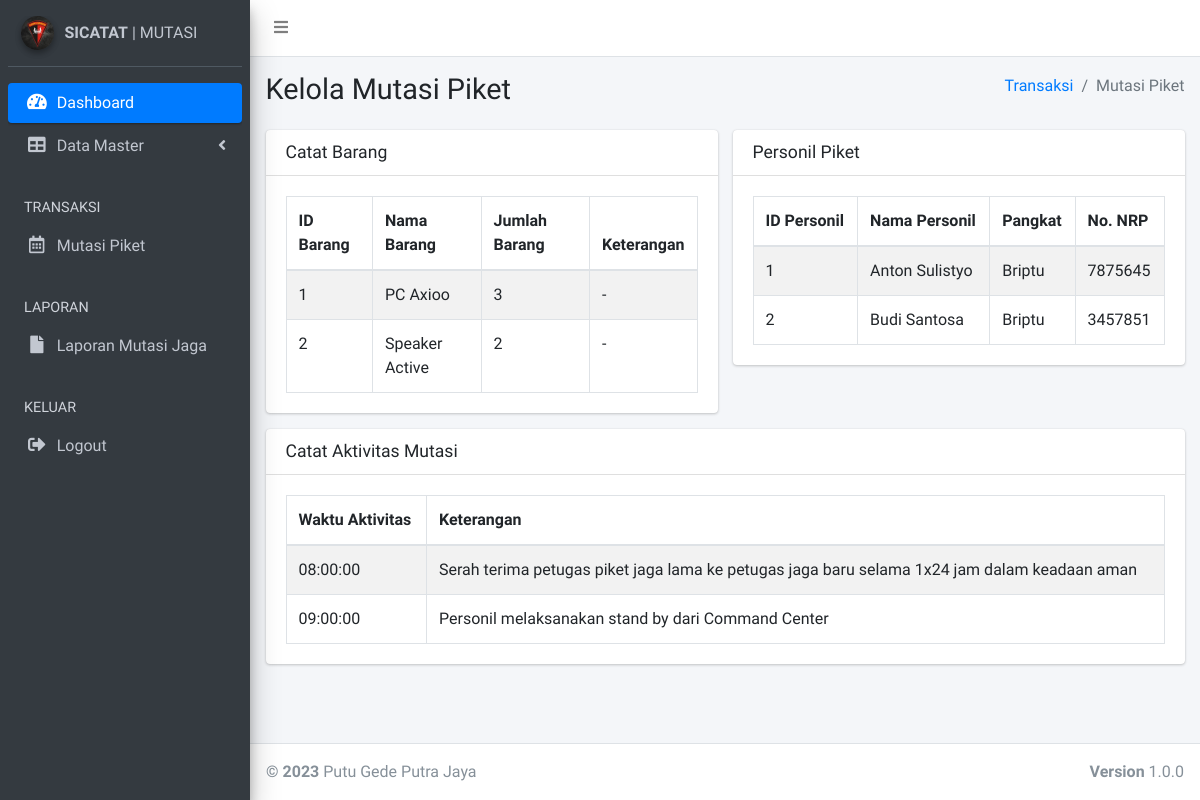
The page /history_mutasijaga.php?id=1 (signed in) on the database as committed earlier.
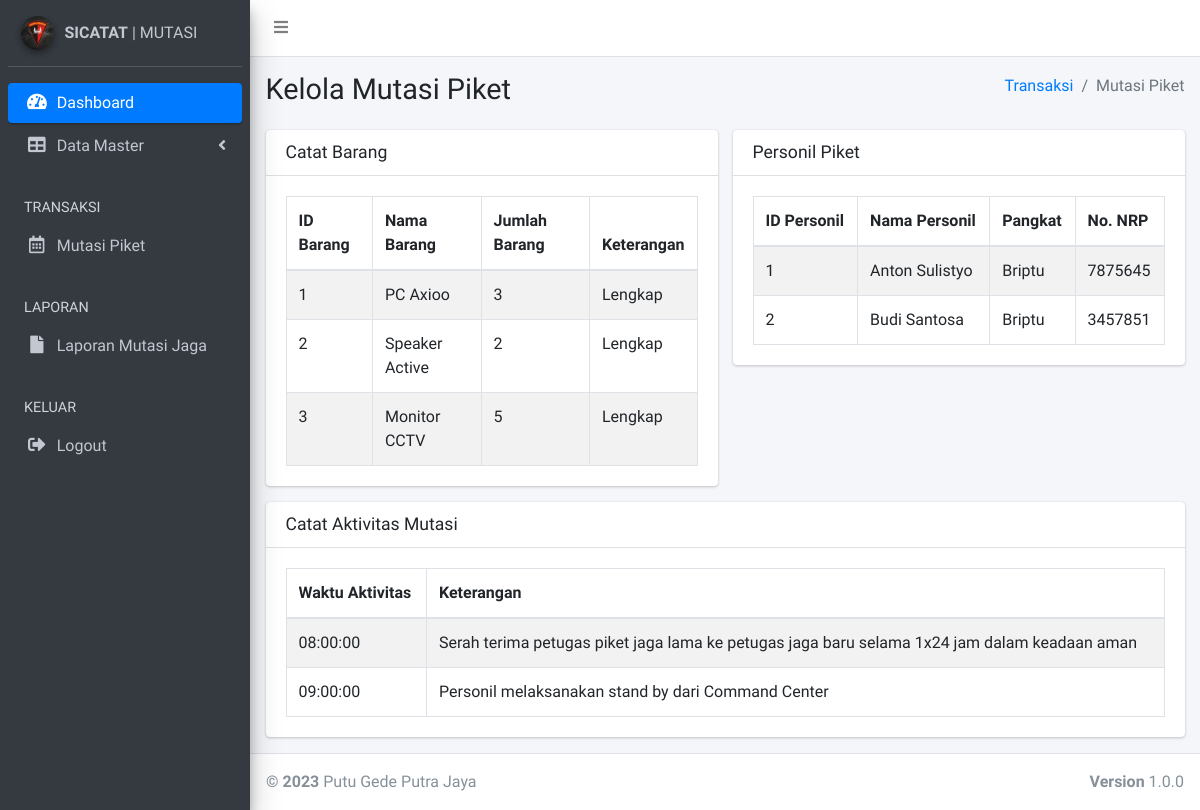
The same page on the database as committed later.
### tables this page shows
CREATE TABLE `tb_detil_mutasi_barang` (
  `id_mutasi_jaga` int(11) NOT NULL,
  `id_barang` int(11) NOT NULL,
  `keterangan` varchar(20) DEFAULT NULL
);

CREATE TABLE `tb_barang` (
  `id_barang` int(11) NOT NULL,
  `nama_barang` varchar(1024) DEFAULT NULL,
  `jml_barang` varchar(1024) DEFAULT NULL,
  `status_brg` smallint(6) DEFAULT NULL
);

CREATE TABLE `tb_detil_mutasi_personil` (
  `id_mutasi_jaga` int(11) NOT NULL,
  `id_personil` int(11) NOT NULL
);

CREATE TABLE `tb_personil` (
  `id_personil` int(11) NOT NULL,
  `nama_personil` varchar(1024) DEFAULT NULL,
  `pangkat_personil` varchar(1024) DEFAULT NULL,
  `nrp_personil` int(11) DEFAULT NULL,
  `status_personil` smallint(6) DEFAULT NULL
);

CREATE TABLE `tb_list_mutasi` (
  `id_list_mutasi` int(11) NOT NULL,
  `id_mutasi_jaga` int(11) DEFAULT NULL,
  `waktu_mutasi` time DEFAULT NULL,
  `keterangan_mutasi` varchar(1024) DEFAULT NULL
);

### history_mutasijaga.php (the view, shortened to what the changed rows need)
<?php
    include "koneksi.php";
$idmutasi=$_GET['id'];
?>
<!DOCTYPE html>
<html>
<head>
  <link rel="stylesheet" href="plugins/fontawesome-free/css/all.min.css">
  <link rel="stylesheet" href="https://code.ionicframework.com/ionicons/2.0.1/css/ionicons.min.css">
  <link rel="stylesheet" href="plugins/datatables-bs4/css/dataTables.bootstrap4.css">
  <link rel="stylesheet" href="dist/css/adminlte.min.css">
</head>
<body class="hold-transition sidebar-mini">
<div class="wrapper">
  <div class="content-wrapper">
    <section class="content-header">
      <div class="container-fluid">
        <div class="row mb-2">
          <div class="col-sm-6">
            <h1>Kelola Mutasi Piket</h1>
          </div>
        </div>
      </div>
    </section>
    <section class="content">
      <div class="container-fluid">
        <div class="row">
          <div class="col-md-6">
            <div class="card card-primary">
                <div class="card-body">
                <table class="table table-bordered table-striped">
                <thead>
                <tr>
                  <th>ID Barang</th>
                  <th>Nama Barang</th>
                  <th>Jumlah Barang</th>
                  <th>Keterangan</th>
                </tr>
                </thead>
                <tbody>
          <?php
          $query = mysqli_query($conn,"SELECT `tb_detil_mutasi_barang`.*, tb_barang.nama_barang, tb_barang.jml_barang
                                      FROM `tb_detil_mutasi_barang`,tb_barang
                                      WHERE `tb_detil_mutasi_barang`.id_barang=tb_barang.id_barang AND id_mutasi_jaga='$idmutasi'");
          while ($data = mysqli_fetch_assoc($query))
          {
          ?>
            <tr>
              <td><?php echo $data['id_barang']; ?></td>
              <td><?php echo $data['nama_barang']; ?></td>
              <td><?php echo $data['jml_barang']; ?></td>
              <td><?php echo $data['keterangan']; ?></td>
            </tr>
          <?php
          }
          ?>
        </tbody>
              </table>
                </div>
            </div>
          </div>
          <div class="col-md-6">
            <div class="card card-warning">
              <div class="card-body">
              <table class="table table-bordered table-striped">
                <thead>
                <tr>
                  <th>ID Personil</th>
                  <th>Nama Personil</th>
                  <th>Pangkat</th>
                  <th>No. NRP</th>
                </tr>
                </thead>
                <tbody>
          <?php
          $query = mysqli_query($conn,"SELECT tb_detil_mutasi_personil.*, tb_personil.nama_personil, tb_personil.pangkat_personil, tb_personil.nrp_personil
                                        FROM tb_detil_mutasi_personil, tb_personil
                                        WHERE tb_detil_mutasi_personil.id_personil=tb_personil.id_personil
          AND id_mutasi_jaga='$idmutasi'");
          while ($data = mysqli_fetch_assoc($query))
          {
          ?>
            <tr>
              <td><?php echo $data['id_personil']; ?></td>
              <td><?php echo $data['nama_personil']; ?></td>
              <td><?php echo $data['pangkat_personil']; ?></td>
              <td><?php echo $data['nrp_personil']; ?></td>
            </tr>
          <?php
          }
          ?>
        </tbody>
              </table>
              </div>
            </div>
          </div>
          <div class="col-md-12">
            <div class="card card-primary">
                <div class="card-body">
<table class="table table-bordered table-striped">
                <thead>
                <tr>
                  <th>Waktu Aktivitas</th>
                  <th>Keterangan</th>
                </tr>
                </thead>
                <tbody>
          <?php
          $query = mysqli_query($conn,"SELECT * FROM tb_list_mutasi WHERE id_mutasi_jaga='$idmutasi'");
          while ($data = mysqli_fetch_assoc($query))
          {
          ?>
            <tr>
              <td><?php echo $data['waktu_mutasi']; ?></td>
              <td><?php echo $data['keterangan_mutasi']; ?></td>
            </tr>
          <?php
          }
          ?>
        </tbody>
              </table>
                </div>
            </div>
          </div>
        </div>
      </div>
    </section>
  </div>
</div>
</body>
</html>

Rows that differ between the two databases and show on the page:
changed tb_detil_mutasi_barang "PC Axioo": keterangan "-" → "Lengkap"
changed tb_detil_mutasi_barang "Speaker Active": keterangan "-" → "Lengkap"
added tb_detil_mutasi_barang: id_barang "3", id_barang.nama_barang "Monitor CCTV", id_barang.jml_barang "5", keterangan "Lengkap"
